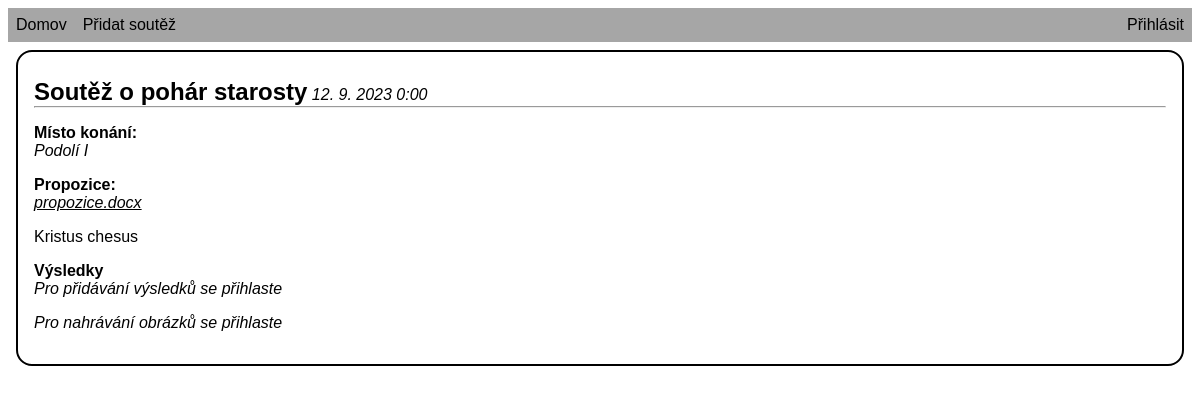
The page /competition?id=1 on the database as committed earlier.
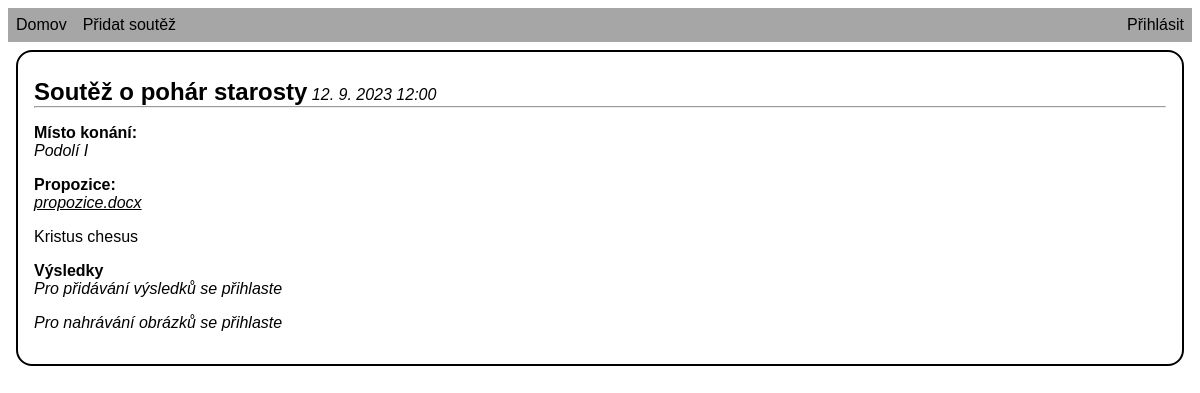
The same page on the database as committed later.
### tables this page shows
CREATE TABLE "competition" (id INTEGER PRIMARY KEY AUTOINCREMENT UNIQUE NOT NULL, id_user INTEGER NOT NULL REFERENCES user (id), date_created DATETIME DEFAULT (CURRENT_TIMESTAMP) NOT NULL, title TEXT NOT NULL, description TEXT, proposition VARCHAR UNIQUE, date_event TIMEDATE NOT NULL, town VARCHAR NOT NULL, id_results INTEGER REFERENCES results (id) UNIQUE);

### competition.php (the view, shortened to what this page needs)
<?php
    $db = new PDO("sqlite:" . __DIR__ . "/database.db");
    $comp = $db->prepare("SELECT * FROM competition WHERE id = ?");
    $comp->execute([$_GET["id"]]);
    $comp = $comp->fetch();
?>
<!DOCTYPE html>
<html lang="en">
<head>
    <link rel="stylesheet" href="zwa/static/style.css">
</head>
<body>
    <?php include_once("header.php"); ?>
    <main class="comp">
        <article>
            <div class="comp-name-line"><h2><?php echo htmlspecialchars($comp["title"]) ?></h2> <em><?php echo date_format(date_create($comp["date_event"]), 'j. n. Y G:i') ?></em></div>
            <hr>
            <p><strong>Místo konání:</strong><em class="comp-info"><?php echo htmlspecialchars($comp["town"]) ?></em></p>
            <p><strong>Propozice:</strong><a target="_blank" href="<?php echo "zwa/uploads/$comp[id]/$comp[proposition]" ?>"><em class="comp-info"><?php echo $comp["proposition"] ?></em></a></p>
            <p><?php echo htmlspecialchars($comp["description"]) ?></p>
            <p>
                <strong>Výsledky</strong>
                <?php
                    if(!is_null($comp["id_results"])){
                        $categories = $db->query("SELECT * FROM category")->fetchAll();
                        $results = [];
                        foreach ($categories as $category) {
                            $results_db = $db->query("SELECT * FROM result r, team t where r.id_team = t.id and t.id_category = $category[id] and r.id_results = $comp[id_results] ORDER BY r.valid_run DESC, r.time_run ASC");
                            $results_db = $results_db->fetchAll();
                            $results[$category["id"]] = $results_db;
                        }
                        echo "<div class='results'>";
                        foreach($results as $key => $cat_result){
                            if($cat_result){
                                $rowcount = 1;
                                echo "<table class='results'>";
                                echo "<tr><th colspan=3 class='uppercase'>".$categories[$key-1]["name"]."</th></tr>";
                                echo "<tr><th>Pořadí</th><th>Družstvo</th><th>Čas</th>";
                                foreach( $cat_result as $result ) {
                                    if($result["valid_run"] == 1){
                                        echo "<tr><td>$rowcount</td><td>$result[name]</td><td>".number_format($result["time_run"],2,",")."</td></tr>";
                                    }
                                    else{
                                        echo "<tr><td>$rowcount</td><td>$result[name]</td><td>NP</td></tr>";
                                    }
                                    $rowcount++;
                                }
                                echo "</table>";
                            }
                        }
                        echo "</div>";
                    }
                    else{
                        if(isset($_SESSION["user"])){
                            echo "<a class='block' href='add_results?competition=$comp[id]'>Přidat výsledky</a>";
                        }
                        else{
                            echo "<em class='block'>Pro přidávání výsledků se přihlaste</em>";
                        }
                    }
                ?>
            </p>
            <p>
            <?php
            if(isset($_SESSION["user"])){
                echo "<form enctype='multipart/form-data' method='POST' action=''>";
                echo "<label for='image_upload'>Nahrát obrázek: </label>";
                echo "<input type='file' name='image[]' accept='.jpg, .jpeg, .png, .gif' id='image_upload' multiple required>";
                if(isset($error["image"])){
                    echo "<p class='error-text'>$error[image]</p>";
                }
                echo "<input type='hidden' name='competition_id' value=$comp[id]>";
                echo "<input type='submit' value='Nahrát' class='block'></form>";
            }
            else{
                echo "<em>Pro nahrávání obrázků se přihlaste</em>";
            }
            ?>
            </p>
        </article>
    </main>
</body>
</html>

Rows that differ between the two databases and show on the page:
changed competition "Soutěž o pohár starosty": date_event "12. 9. 2023 0:00" → "12. 9. 2023 12:00"
